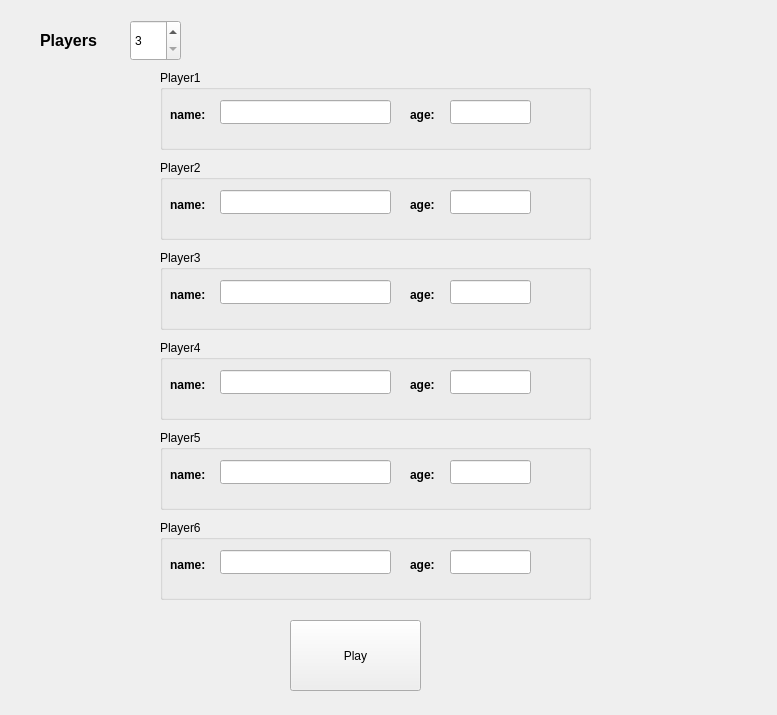
<?xml version="1.0" encoding="UTF-8"?>
<ui version="4.0">
 <class>Information</class>
 <widget class="QWidget" name="Information">
  <property name="geometry">
   <rect>
    <x>0</x>
    <y>0</y>
    <width>777</width>
    <height>715</height>
   </rect>
  </property>
  <property name="windowTitle">
   <string>Information</string>
  </property>
  <widget class="QSpinBox" name="spinBox">
   <property name="geometry">
    <rect>
     <x>130</x>
     <y>20</y>
     <width>51</width>
     <height>41</height>
    </rect>
   </property>
   <property name="wrapping">
    <bool>false</bool>
   </property>
   <property name="frame">
    <bool>true</bool>
   </property>
   <property name="specialValueText">
    <string extracomment="number of players should be between 3 to 6">3</string>
   </property>
   <property name="suffix">
    <string/>
   </property>
   <property name="prefix">
    <string/>
   </property>
   <property name="minimum">
    <number>3</number>
   </property>
   <property name="maximum">
    <number>6</number>
   </property>
  </widget>
  <widget class="QLabel" name="label">
   <property name="geometry">
    <rect>
     <x>40</x>
     <y>10</y>
     <width>91</width>
     <height>61</height>
    </rect>
   </property>
   <property name="text">
    <string>&lt;html&gt;&lt;head/&gt;&lt;body&gt;&lt;p&gt;&lt;span style=&quot; font-size:12pt; font-weight:600;&quot;&gt;Players&lt;/span&gt;&lt;/p&gt;&lt;/body&gt;&lt;/html&gt;</string>
   </property>
  </widget>
  <widget class="QPushButton" name="playBtn">
   <property name="geometry">
    <rect>
     <x>290</x>
     <y>620</y>
     <width>131</width>
     <height>71</height>
    </rect>
   </property>
   <property name="text">
    <string>Play</string>
   </property>
  </widget>
  <widget class="QGroupBox" name="playerGroup1">
   <property name="geometry">
    <rect>
     <x>160</x>
     <y>70</y>
     <width>431</width>
     <height>80</height>
    </rect>
   </property>
   <property name="title">
    <string>Player1</string>
   </property>
   <widget class="QLineEdit" name="Age1">
    <property name="geometry">
     <rect>
      <x>290</x>
      <y>30</y>
      <width>81</width>
      <height>24</height>
     </rect>
    </property>
   </widget>
   <widget class="QLabel" name="ageLbl_1">
    <property name="geometry">
     <rect>
      <x>250</x>
      <y>30</y>
      <width>41</width>
      <height>31</height>
     </rect>
    </property>
    <property name="text">
     <string>&lt;html&gt;&lt;head/&gt;&lt;body&gt;&lt;p&gt;&lt;span style=&quot; font-weight:600;&quot;&gt;age:&lt;/span&gt;&lt;/p&gt;&lt;/body&gt;&lt;/html&gt;</string>
    </property>
   </widget>
   <widget class="QLineEdit" name="Name1">
    <property name="geometry">
     <rect>
      <x>60</x>
      <y>30</y>
      <width>171</width>
      <height>24</height>
     </rect>
    </property>
   </widget>
   <widget class="QLabel" name="nameLbl">
    <property name="geometry">
     <rect>
      <x>10</x>
      <y>30</y>
      <width>41</width>
      <height>31</height>
     </rect>
    </property>
    <property name="text">
     <string>&lt;html&gt;&lt;head/&gt;&lt;body&gt;&lt;p&gt;&lt;span style=&quot; font-weight:600;&quot;&gt;name:&lt;/span&gt;&lt;/p&gt;&lt;/body&gt;&lt;/html&gt;</string>
    </property>
   </widget>
  </widget>
  <widget class="QGroupBox" name="playerGroup2">
   <property name="geometry">
    <rect>
     <x>160</x>
     <y>160</y>
     <width>431</width>
     <height>80</height>
    </rect>
   </property>
   <property name="title">
    <string>Player2</string>
   </property>
   <widget class="QLineEdit" name="Age2">
    <property name="geometry">
     <rect>
      <x>290</x>
      <y>30</y>
      <width>81</width>
      <height>24</height>
     </rect>
    </property>
   </widget>
   <widget class="QLabel" name="ageLbl_2">
    <property name="geometry">
     <rect>
      <x>250</x>
      <y>30</y>
      <width>41</width>
      <height>31</height>
     </rect>
    </property>
    <property name="text">
     <string>&lt;html&gt;&lt;head/&gt;&lt;body&gt;&lt;p&gt;&lt;span style=&quot; font-weight:600;&quot;&gt;age:&lt;/span&gt;&lt;/p&gt;&lt;/body&gt;&lt;/html&gt;</string>
    </property>
   </widget>
   <widget class="QLineEdit" name="Name2">
    <property name="geometry">
     <rect>
      <x>60</x>
      <y>30</y>
      <width>171</width>
      <height>24</height>
     </rect>
    </property>
   </widget>
   <widget class="QLabel" name="nameLbl_2">
    <property name="geometry">
     <rect>
      <x>10</x>
      <y>30</y>
      <width>41</width>
      <height>31</height>
     </rect>
    </property>
    <property name="text">
     <string>&lt;html&gt;&lt;head/&gt;&lt;body&gt;&lt;p&gt;&lt;span style=&quot; font-weight:600;&quot;&gt;name:&lt;/span&gt;&lt;/p&gt;&lt;/body&gt;&lt;/html&gt;</string>
    </property>
   </widget>
  </widget>
  <widget class="QGroupBox" name="playerGroup3">
   <property name="geometry">
    <rect>
     <x>160</x>
     <y>250</y>
     <width>431</width>
     <height>80</height>
    </rect>
   </property>
   <property name="title">
    <string>Player3</string>
   </property>
   <widget class="QLineEdit" name="Age3">
    <property name="geometry">
     <rect>
      <x>290</x>
      <y>30</y>
      <width>81</width>
      <height>24</height>
     </rect>
    </property>
   </widget>
   <widget class="QLabel" name="ageLbl_3">
    <property name="geometry">
     <rect>
      <x>250</x>
      <y>30</y>
      <width>41</width>
      <height>31</height>
     </rect>
    </property>
    <property name="text">
     <string>&lt;html&gt;&lt;head/&gt;&lt;body&gt;&lt;p&gt;&lt;span style=&quot; font-weight:600;&quot;&gt;age:&lt;/span&gt;&lt;/p&gt;&lt;/body&gt;&lt;/html&gt;</string>
    </property>
   </widget>
   <widget class="QLineEdit" name="Name3">
    <property name="geometry">
     <rect>
      <x>60</x>
      <y>30</y>
      <width>171</width>
      <height>24</height>
     </rect>
    </property>
   </widget>
   <widget class="QLabel" name="nameLbl_3">
    <property name="geometry">
     <rect>
      <x>10</x>
      <y>30</y>
      <width>41</width>
      <height>31</height>
     </rect>
    </property>
    <property name="text">
     <string>&lt;html&gt;&lt;head/&gt;&lt;body&gt;&lt;p&gt;&lt;span style=&quot; font-weight:600;&quot;&gt;name:&lt;/span&gt;&lt;/p&gt;&lt;/body&gt;&lt;/html&gt;</string>
    </property>
   </widget>
  </widget>
  <widget class="QGroupBox" name="playerGroup4">
   <property name="geometry">
    <rect>
     <x>160</x>
     <y>340</y>
     <width>431</width>
     <height>80</height>
    </rect>
   </property>
   <property name="title">
    <string>Player4</string>
   </property>
   <widget class="QLineEdit" name="Age4">
    <property name="geometry">
     <rect>
      <x>290</x>
      <y>30</y>
      <width>81</width>
      <height>24</height>
     </rect>
    </property>
   </widget>
   <widget class="QLabel" name="ageLbl_4">
    <property name="geometry">
     <rect>
      <x>250</x>
      <y>30</y>
      <width>41</width>
      <height>31</height>
     </rect>
    </property>
    <property name="text">
     <string>&lt;html&gt;&lt;head/&gt;&lt;body&gt;&lt;p&gt;&lt;span style=&quot; font-weight:600;&quot;&gt;age:&lt;/span&gt;&lt;/p&gt;&lt;/body&gt;&lt;/html&gt;</string>
    </property>
   </widget>
   <widget class="QLineEdit" name="Name4">
    <property name="geometry">
     <rect>
      <x>60</x>
      <y>30</y>
      <width>171</width>
      <height>24</height>
     </rect>
    </property>
   </widget>
   <widget class="QLabel" name="nameLbl_4">
    <property name="geometry">
     <rect>
      <x>10</x>
      <y>30</y>
      <width>41</width>
      <height>31</height>
     </rect>
    </property>
    <property name="text">
     <string>&lt;html&gt;&lt;head/&gt;&lt;body&gt;&lt;p&gt;&lt;span style=&quot; font-weight:600;&quot;&gt;name:&lt;/span&gt;&lt;/p&gt;&lt;/body&gt;&lt;/html&gt;</string>
    </property>
   </widget>
  </widget>
  <widget class="QGroupBox" name="playerGroup5">
   <property name="geometry">
    <rect>
     <x>160</x>
     <y>430</y>
     <width>431</width>
     <height>80</height>
    </rect>
   </property>
   <property name="title">
    <string>Player5</string>
   </property>
   <widget class="QLineEdit" name="Age5">
    <property name="geometry">
     <rect>
      <x>290</x>
      <y>30</y>
      <width>81</width>
      <height>24</height>
     </rect>
    </property>
   </widget>
   <widget class="QLabel" name="ageLbl_5">
    <property name="geometry">
     <rect>
      <x>250</x>
      <y>30</y>
      <width>41</width>
      <height>31</height>
     </rect>
    </property>
    <property name="text">
     <string>&lt;html&gt;&lt;head/&gt;&lt;body&gt;&lt;p&gt;&lt;span style=&quot; font-weight:600;&quot;&gt;age:&lt;/span&gt;&lt;/p&gt;&lt;/body&gt;&lt;/html&gt;</string>
    </property>
   </widget>
   <widget class="QLineEdit" name="Name5">
    <property name="geometry">
     <rect>
      <x>60</x>
      <y>30</y>
      <width>171</width>
      <height>24</height>
     </rect>
    </property>
   </widget>
   <widget class="QLabel" name="nameLbl_5">
    <property name="geometry">
     <rect>
      <x>10</x>
      <y>30</y>
      <width>41</width>
      <height>31</height>
     </rect>
    </property>
    <property name="text">
     <string>&lt;html&gt;&lt;head/&gt;&lt;body&gt;&lt;p&gt;&lt;span style=&quot; font-weight:600;&quot;&gt;name:&lt;/span&gt;&lt;/p&gt;&lt;/body&gt;&lt;/html&gt;</string>
    </property>
   </widget>
  </widget>
  <widget class="QGroupBox" name="playerGroup6">
   <property name="geometry">
    <rect>
     <x>160</x>
     <y>520</y>
     <width>431</width>
     <height>80</height>
    </rect>
   </property>
   <property name="title">
    <string>Player6</string>
   </property>
   <widget class="QLineEdit" name="Age6">
    <property name="geometry">
     <rect>
      <x>290</x>
      <y>30</y>
      <width>81</width>
      <height>24</height>
     </rect>
    </property>
   </widget>
   <widget class="QLabel" name="ageLbl_6">
    <property name="geometry">
     <rect>
      <x>250</x>
      <y>30</y>
      <width>41</width>
      <height>31</height>
     </rect>
    </property>
    <property name="text">
     <string>&lt;html&gt;&lt;head/&gt;&lt;body&gt;&lt;p&gt;&lt;span style=&quot; font-weight:600;&quot;&gt;age:&lt;/span&gt;&lt;/p&gt;&lt;/body&gt;&lt;/html&gt;</string>
    </property>
   </widget>
   <widget class="QLineEdit" name="Name6">
    <property name="geometry">
     <rect>
      <x>60</x>
      <y>30</y>
      <width>171</width>
      <height>24</height>
     </rect>
    </property>
   </widget>
   <widget class="QLabel" name="nameLbl_6">
    <property name="geometry">
     <rect>
      <x>10</x>
      <y>30</y>
      <width>41</width>
      <height>31</height>
     </rect>
    </property>
    <property name="text">
     <string>&lt;html&gt;&lt;head/&gt;&lt;body&gt;&lt;p&gt;&lt;span style=&quot; font-weight:600;&quot;&gt;name:&lt;/span&gt;&lt;/p&gt;&lt;/body&gt;&lt;/html&gt;</string>
    </property>
   </widget>
  </widget>
 </widget>
 <resources/>
 <connections/>
</ui>
